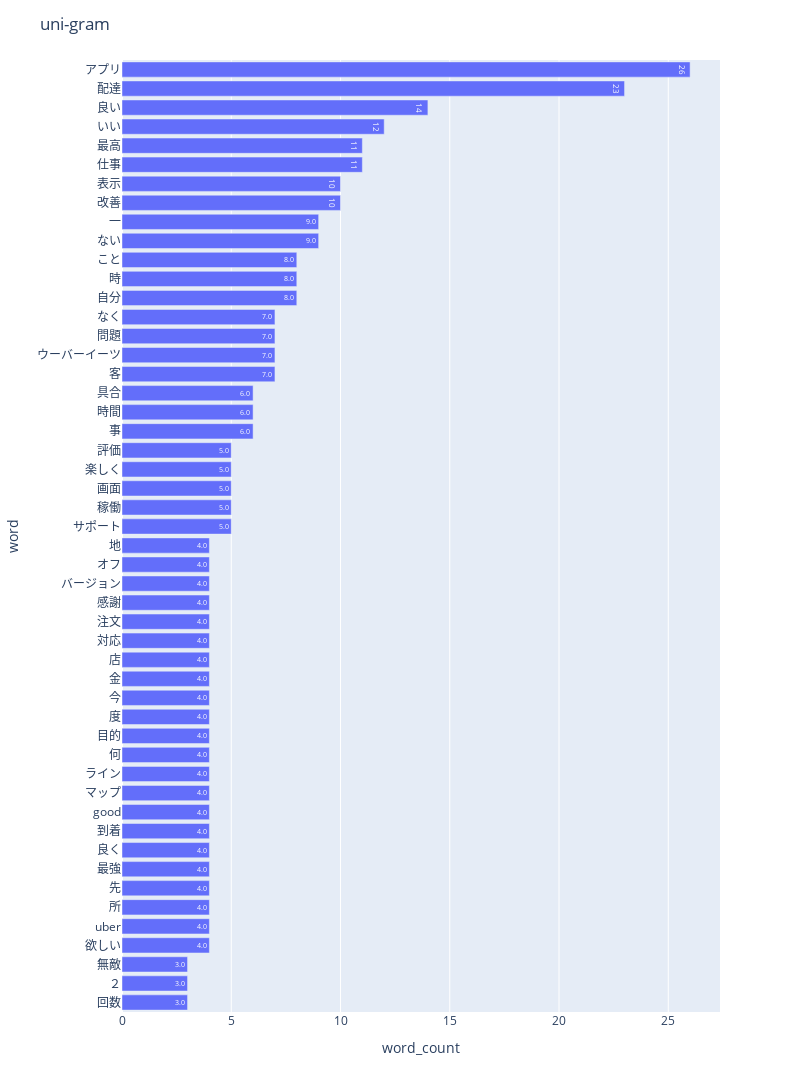

The cell this chart's notebook holds for it:
### Code cell
npt = nlplot.NLPlot(df1_5, target_col='words')

# top_nで頻出上位単語, min_freqで頻出下位単語を指定
stopwords = npt.get_stopword(top_n=0, min_freq=0)

npt.bar_ngram(
    title='uni-gram',
    xaxis_label='word_count',
    yaxis_label='word',
    ngram=1,
    top_n=50,
    stopwords=stopwords,
)

### Figure 1 — Plotly figure (JSON) as saved in the notebook; plotly's stock layout.template omitted (floating-point values rounded to 4 significant figures)
{"data": [{"alignmentgroup": "True", "hovertemplate": "word_count=%{text}<br>word=%{y}<extra></extra>", "legendgroup": "", "marker": {"pattern": {"shape": ""}}, "name": "", "offsetgroup": "", "orientation": "h", "showlegend": false, "text": [3, 3, 3, 4, 4, 4, 4, 4, 4, 4, 4, 4, 4, 4, 4, 4, 4, 4, 4, 4, 4, 4, 4, 4, 4, 5, 5, 5, 5, 5, 6, 6, 6, 7, 7, 7, 7, 8, 8, 8, 9, 9, 10, 10, 11, 11, 12, 14, 23, 26], "textposition": "auto", "texttemplate": "%{text:.2s}", "type": "bar", "x": [3, 3, 3, 4, 4, 4, 4, 4, 4, 4, 4, 4, 4, 4, 4, 4, 4, 4, 4, 4, 4, 4, 4, 4, 4, 5, 5, 5, 5, 5, 6, 6, 6, 7, 7, 7, 7, 8, 8, 8, 9, 9, 10, 10, 11, 11, 12, 14, 23, 26], "xaxis": "x", "y": ["回数", "２", "無敵", "欲しい", "uber", "所", "先", "最強", "良く", "到着", "good", "マップ", "ライン", "何", "目的", "度", "今", "金", "店", "対応", "注文", "感謝", "バージョン", "オフ", "地", "サポート", "稼働", "画面", "楽しく", "評価", "事", "時間", "具合", "客", "ウーバーイーツ", "問題", "なく", "自分", "時", "こと", "ない", "一", "改善", "表示", "仕事", "最高", "いい", "良い", "配達", "アプリ"], "yaxis": "y"}], "layout": {"barmode": "relative", "height": 1100, "legend": {"tracegroupgap": 0}, "margin": {"t": 60}, "title": {"text": "uni-gram"}, "width": 800, "xaxis": {"anchor": "y", "domain": [0, 1], "title": {"text": "word_count"}}, "yaxis": {"anchor": "x", "domain": [0, 1], "title": {"text": "word"}}}}
